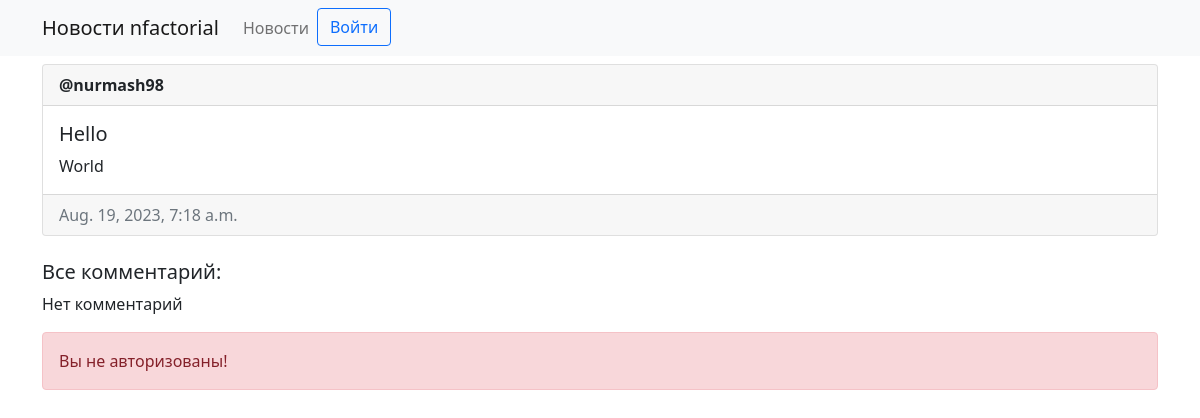
The app's page /news/11/ with its own data.
### news/models.py (models this page shows, shortened)
class News(models.Model):
    author = models.ForeignKey(User, on_delete=models.CASCADE)
    title = models.CharField(max_length=200)
    content = models.TextField()
    created_at = models.DateTimeField(auto_now_add=True)

### news/views.py (the view, shortened to what this page needs)
# urls.py: path('<int:news_id>/', NewsDetailView.as_view(),  name='news_detail'),
class NewsDetailView(View):
    def get(self, request, news_id):
        news = get_object_or_404(News, id=news_id)
        form = CommentForm()
        comments = news.comments.all().order_by('-created_at')
        return render(request, 'news/detail.html', {'news': news, 'comments': comments, 'form': form})

### news/templates/news/detail.html (shortened to what this page needs)
{% extends 'news/base.html' %}
    {% block news_detail %}
        <div class="card mt-2">
            <div class="card-header"><strong>@{{ news.author.username }}</strong></div>
            <div class="card-body d-flex flex-row justify-content-between">
              <div>
                <h5 class="card-title">
                    {{news.title}}
                </h5>
                <p class="card-text">{{news.content}}</p>
              </div>
            </div>
            <div class="card-footer text-muted">{{news.created_at}}</div>
          </div>
    {% endblock %}
    {% block nav %}
          <br>
        <h5>Все комментарий: </h5>
        {% for comment in comments %}
        <div class="card mt-2">
            <div class="card-header"><strong>Автор: {{ comment.author.username }}</strong></div>
            <div class="card-body d-flex flex-row justify-content-between">
              <div>
                <h5 class="card-title">
                    {{comment.content}}
                </h5>
              </div>
              <div>
                {% if user == comment.author or perms.news.delete_comment %}
                    <form action="{% url 'news:delete_comment' news.id comment.id %}" method="post">
                        {% csrf_token %}
                        <button type="submit" class="btn btn-danger" >Удалить комментарий</button>
                    </form>
                {% endif %}
              </div>
            </div>
            <div class="card-footer text-muted">{{comment.created_at}}</div>
          </div>
        {% empty %}
            <p>Нет комментарий</p>
        {% endfor %}
    {% endblock %}

### records on screen
News: author.username "nurmash98", title "Hello", content "World", created_at "Aug. 19, 2023, 7:18 a.m."
